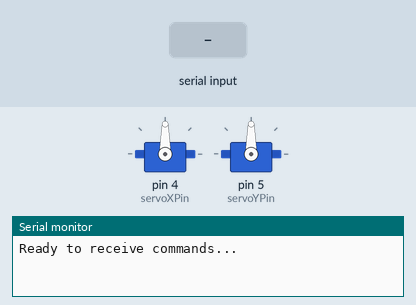
Recording of a sketch running on a simulated Arduino Uno, built with avr-gcc and run on an emulated ATmega328P. On the bench: 2 × servo, the last lines printed to the serial monitor. The test bench sets the inputs (shaded band).

Above: at 1.2 s.
1.3 s: "90,45\n" received over Serial
At 1.6 s:
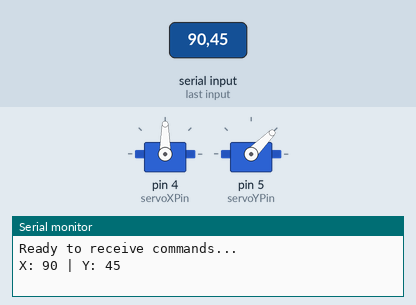
2.8 s: "30,150\n" received over Serial
At 4.0 s:
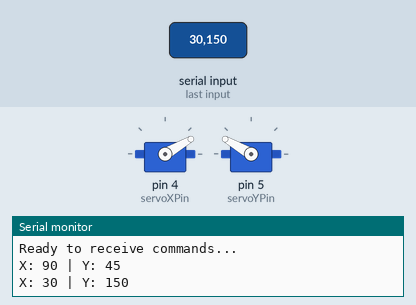
4.3 s: "1,90\n" received over Serial
At 5.0 s:
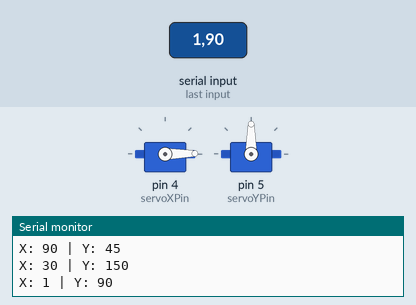
Timing chart, 0 to 7.3 s (numbered marks = the images above; inputs shaded):
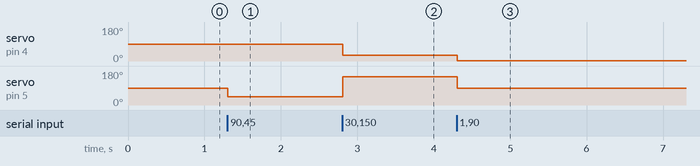

Measured:
- after the input at 1.3 s, servo on pin 5 (servoYPin): 90° → 45° at once
- after the input at 2.8 s, servo on pin 4 (servoXPin): 90° → 30° at once; servo on pin 5 (servoYPin): 45° → 150° at once
- after the input at 4.3 s, servo on pin 4 (servoXPin): 30° → 1° at once; servo on pin 5 (servoYPin): 150° → 90° at once

The sketch:

servo_laser.ino
```cpp
#include <Servo.h>

Servo servoX;
Servo servoY;

// Pin assignments
const int servoXPin = 4; // GPIO4 (D2)
const int servoYPin = 5; // GPIO5 (D1)

void setup() {
  // Initialize Serial Monitor
  Serial.begin(9600);

  // Attach servos
  servoX.attach(servoXPin);
  servoY.attach(servoYPin);

  // Center the servos
  servoX.write(90);
  servoY.write(90);

  Serial.println("Ready to receive commands...");
}

void loop() {
  // Check if data is available on the serial port
  if (Serial.available() > 0) {
    // Read the incoming data
    String data = Serial.readStringUntil('\n');
    data.trim(); // Remove whitespace

    // Split the data into x and y angles
    int delimiterIndex = data.indexOf(',');
    if (delimiterIndex != -1) {
      int xAngle = data.substring(0, delimiterIndex).toInt();
      int yAngle = data.substring(delimiterIndex + 1).toInt();

      // Set the servo positions
      servoX.write(xAngle);
      servoY.write(yAngle);

      // Debug output
      Serial.print("X: ");
      Serial.print(xAngle);
      Serial.print(" | Y: ");
      Serial.println(yAngle);
    }
  }
}
```
